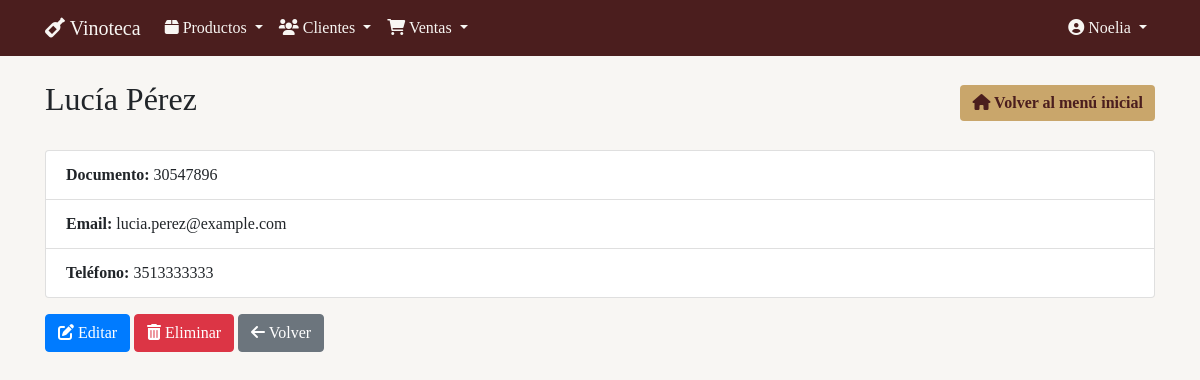
Page /clientes/3/ (signed in) on the committed database.
### clientes/models.py (models this page shows, shortened)
class Cliente(models.Model):
    nombre = models.CharField(max_length=100)
    apellido = models.CharField(max_length=100)
    documento = models.CharField(max_length=20, unique=True)
    email = models.EmailField()
    telefono = models.CharField(max_length=20)
    direccion = models.TextField()

### clientes/views.py (the view)
# urls.py: path('<int:pk>/', ClienteDetailView.as_view(), name='cliente_detail'),  # 👈 Esta línea es clave
class ClienteDetailView(LoginRequiredMixin, DetailView):
    model = Cliente
    template_name = 'clientes/cliente_detail.html'

### templates/clientes/cliente_detail.html (shortened to what this page needs)
{% extends 'base.html' %}
{% block header %}{{ cliente.nombre }} {{ cliente.apellido }}{% endblock %}
{% block content %}
<ul class="list-group">
  <li class="list-group-item"><strong>Documento:</strong> {{ cliente.documento }}</li>
  <li class="list-group-item"><strong>Email:</strong> {{ cliente.email }}</li>
  <li class="list-group-item"><strong>Teléfono:</strong> {{ cliente.telefono }}</li>
</ul>
<div class="mt-3">
  <a href="{% url 'clientes:cliente_update' cliente.pk %}" class="btn btn-primary">
    <i class="fas fa-edit"></i> Editar
  </a>
  <a href="{% url 'clientes:cliente_delete' cliente.pk %}" class="btn btn-danger">
    <i class="fas fa-trash-alt"></i> Eliminar
  </a>
  <a href="{% url 'clientes:cliente_list' %}" class="btn btn-secondary">
    <i class="fas fa-arrow-left"></i> Volver
  </a>
</div>
{% endblock %}

### templates/base.html (shortened to what this page needs)
{% load bootstrap4 %}
{% load static %}
<!DOCTYPE html>
<html lang="es">
<head>
    {% bootstrap_css %}
    <link rel="stylesheet" href="https://cdnjs.cloudflare.com/ajax/libs/font-awesome/6.0.0/css/all.min.css">
</head>
<body>
    <nav class="navbar navbar-expand-lg">
        <div class="container">
            <a class="navbar-brand" href="{% url 'productos:producto_list' %}">
                <i class="fas fa-wine-bottle"></i> Vinoteca
            </a>
            <div class="collapse navbar-collapse" id="navbarNav">
                {% if user.is_authenticated %}
                <ul class="navbar-nav mr-auto">
                    <li class="nav-item dropdown">
                        <a class="nav-link dropdown-toggle" href="#" id="productosDropdown" role="button" data-toggle="dropdown" aria-haspopup="true" aria-expanded="false">
                            <i class="fas fa-box"></i> Productos
                        </a>
                    </li>
                    <li class="nav-item dropdown">
                        <a class="nav-link dropdown-toggle" href="#" id="clientesDropdown" role="button" data-toggle="dropdown" aria-haspopup="true" aria-expanded="false">
                            <i class="fas fa-users"></i> Clientes
                        </a>
                    </li>
                    <li class="nav-item dropdown">
                        <a class="nav-link dropdown-toggle" href="#" id="ventasDropdown" role="button" data-toggle="dropdown" aria-haspopup="true" aria-expanded="false">
                            <i class="fas fa-shopping-cart"></i> Ventas
                        </a>
                    </li>
                </ul>
                {% endif %}
                <ul class="navbar-nav ml-auto">
                    {% if user.is_authenticated %}
                        <li class="nav-item dropdown">
                            <a class="nav-link dropdown-toggle" href="#" id="userDropdown" role="button" data-toggle="dropdown" aria-haspopup="true" aria-expanded="false">
                                <i class="fas fa-user-circle"></i> {{ user.username }}
                            </a>
                        </li>
                    {% else %}
                        <li class="nav-item">
                            <a class="nav-link" href="{% url 'login' %}">
                                <i class="fas fa-sign-in-alt"></i> Iniciar sesión
                            </a>
                        </li>
                    {% endif %}
                </ul>
            </div>
        </div>
    </nav>
    <div class="container mt-4 content-wrapper">
        <div class="d-flex justify-content-between align-items-center mb-4">
            <h2>{% block header %}{% endblock %}</h2>
            <a href="{% url 'home' %}" class="btn btn-vinoteca">
                <i class="fas fa-home"></i> Volver al menú inicial
            </a>
        </div>
        {% block content %}{% endblock %}
    </div>
</body>
</html>

### templates/base.html (style rules this page uses)
body { background-color: #F8F6F3; font-family: Georgia, serif; }
.navbar { background-color: #4B1E1E; }
.navbar-brand, .nav-link, .dropdown-item { color: #F8F6F3 !important; }
.btn-vinoteca { background-color: #C9A66B; color: #4B1E1E; border: none; font-weight: bold; }

### rows in the picture
Cliente: nombre "Lucía", apellido "Pérez", documento "30547896", email "lucia.perez@example.com", telefono "3513333333"

### other values in the picture
{{ user.username }} "Noelia"
